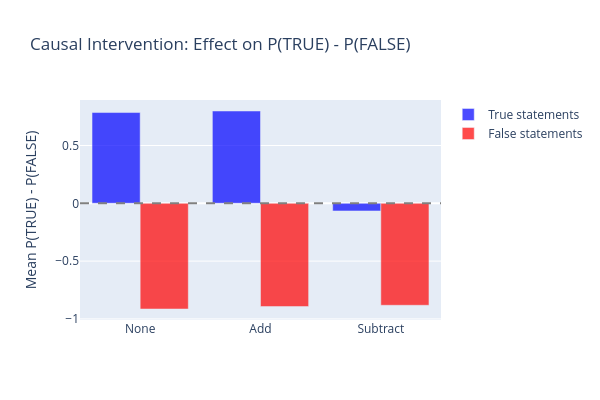

This figure's notebook cell:
### Markdown cell above
### Exercise - implement the batch-aware intervention hook

> ```yaml
> Difficulty: 🔴🔴🔴⚪⚪
> Importance: 🔵🔵🔵🔵🔵
> 
> You should spend up to 15-20 minutes on this exercise.
> This is the most important exercise in this section - it establishes causality.
> ```

We've provided the scaffolding for `intervention_experiment` below. Your task is to implement `make_batch_hook` - the function that returns a hook which adds the scaled direction vector to hidden states at the right token positions for each batch element.

The hook needs to work with variable-length sequences, since after padding different sequences in a batch end at different positions. Use `attention_mask.sum(dim=1)` to find the real sequence length `end` for each batch element, and `len_suffix` (the number of tokens in " This statement is:") to find the two target positions: `end - len_suffix - 1` (the final period of the statement) and `end - len_suffix` (the first token of " This statement is:", i.e. the word "This").

Look at the simpler `make_intervention_hook` above for reference on handling tuple vs. plain tensor outputs.

Read through the full function before you start. The scaffolding:
* Constructs queries by prepending the few-shot prompt and appending " This statement is:" to each statement
* Registers hooks on each intervention layer (and removes them in a `finally` block so errors don't leave hooks stuck)
* Extracts P(TRUE) - P(FALSE) from the last-token logits after the forward pass

### Code cell
def intervention_experiment(
    statements: list[str],
    model: AutoModelForCausalLM,
    tokenizer: AutoTokenizer,
    direction: Float[Tensor, " d_model"],
    few_shot_prompt: str,
    true_id: int,
    false_id: int,
    intervene_layers: list[int],
    intervention: str = "none",
    batch_size: int = 32,
) -> Float[Tensor, " n"]:
    """
    Run the intervention experiment.

    Args:
        statements: Statements to evaluate.
        model: Language model.
        tokenizer: Tokenizer.
        direction: The (already scaled) truth direction vector.
        few_shot_prompt: Few-shot prefix.
        true_id: Token ID for " TRUE".
        false_id: Token ID for " FALSE".
        intervene_layers: List of layer indices to intervene at.
        intervention: "none", "add", or "subtract".
        batch_size: Batch size.

    Returns:
        P(TRUE) - P(FALSE) for each statement.
    """
    assert intervention in ["none", "add", "subtract"]

    # Determine how many tokens " This statement is:" adds
    suffix_tokens = tokenizer.encode(" This statement is:")
    len_suffix = len(suffix_tokens)

    p_diffs = []
    for i in range(0, len(statements), batch_size):
        batch = statements[i : i + batch_size]
        queries = [few_shot_prompt + stmt + " This statement is:" for stmt in batch]

        inputs = tokenizer(queries, return_tensors="pt", padding=True, truncation=True, max_length=512).to(model.device)

        # Register hooks for intervention
        hooks = []
        if intervention != "none":
            dir_device = direction.to(model.device)
            scale = 1.0 if intervention == "add" else -1.0

            # Each sequence in the batch can have a different length, so we iterate over batch
            # elements inside the hook, using attention_mask to find real sequence lengths.
            def make_batch_hook(dir_vec, attn_mask, scl):
                def hook_fn(module, input, output):
                    # 1. Extract hidden_states from output (handle tuple or plain tensor)
                    if isinstance(output, tuple):
                        hidden_states = output[0]
                    else:
                        hidden_states = output

                    # 2. For each batch element b, find end = attn_mask[b].sum()
                    last_idx: Float[Tensor, " n"] = attn_mask.sum(dim=1) - 1
                    batch_idx: Float[Tensor, " n"] = t.arange(hidden_states.shape[0], device=device)
                    
                    # 3. Patch at positions end - len_suffix and end - len_suffix - 1
                    for offset in [len_suffix, len_suffix + 1]:
                        pos = last_idx - offset
                        hidden_states[batch_idx, pos, :] += scl * dir_vec

                    # 4. Return the modified output (keeping the tuple structure if applicable)
                    if isinstance(output, tuple):
                        return (hidden_states,) + output[1:]
                    else:
                        return hidden_states
                # def hook_fn(module, input, output):
                #     hidden_states = output[0] if isinstance(output, tuple) else output

                #     seq_lens = attn_mask.sum(dim=1)  # [batch]
                #     for b in range(hidden_states.shape[0]):
                #         end = seq_lens[b].item()
                #         for offset in [-len_suffix, -len_suffix - 1]:
                #             pos = int(end + offset)
                #             if 0 <= pos < hidden_states.shape[1]:
                #                 hidden_states[b, pos, :] += scl * dir_vec

                #     return (hidden_states,) + output[1:] if isinstance(output, tuple) else hidden_states
                return hook_fn

            for layer_idx in intervene_layers:
                hook = model.model.layers[layer_idx].register_forward_hook(
                    make_batch_hook(dir_device, inputs["attention_mask"], scale)
                )
                hooks.append(hook)

        with t.no_grad():
            # Common pattern for hooks, so failed hooks don't get stuck
            try:
                outputs = model(**inputs)
            finally:
                for hook in hooks:
                    hook.remove()

            # Get logits at the last non-padding position, then get probability differences
            last_idx = inputs["attention_mask"].sum(dim=1) - 1
            batch_indices = t.arange(len(batch), device=outputs.logits.device)
            last_logits = outputs.logits[batch_indices, last_idx]
            probs = last_logits.softmax(dim=-1)
            p_diff = probs[:, true_id] - probs[:, false_id]
            p_diffs.append(p_diff.cpu().float())

    return t.cat(p_diffs)


# Train the intervention probe on cities + neg_cities combined. The paper found that
# "training on statements and their opposites improves generalization" - using both
# a statement and its negation gives the probe a cleaner truth direction.
# Load neg_cities for this paired training
neg_cities_df = pd.read_csv(GOT_DATASETS / "neg_cities.csv")
neg_cities_stmts = neg_cities_df["statement"].tolist()
neg_cities_labels = t.tensor(neg_cities_df["label"].values, dtype=t.float32)

neg_cities_acts_dict = extract_activations(neg_cities_stmts, model, tokenizer, [PROBE_LAYER])
neg_cities_acts = neg_cities_acts_dict[PROBE_LAYER]

# Train probe on cities + neg_cities combined
combined_acts = t.cat([activations["cities"], neg_cities_acts])
combined_labels = t.cat([labels_dict["cities"], neg_cities_labels])
combined_probe = MMProbe.from_data(combined_acts, combined_labels)

# Scale the direction
direction = combined_probe.direction
direction_hat = direction / direction.norm()
direction_hat = direction_hat.to('mps')
true_acts = combined_acts[combined_labels == 1]
false_acts = combined_acts[combined_labels == 0]
true_mean = true_acts.mean(0)
false_mean = false_acts.mean(0)
projection_diff = ((true_mean - false_mean) @ direction_hat).item()
scaled_direction = projection_diff * direction_hat

# Intervene at all layers from INTERVENE_LAYER through PROBE_LAYER. This matches
# the paper's "group (b)" hidden states that were found to be causally implicated.
intervene_layer_list = list(range(INTERVENE_LAYER, PROBE_LAYER + 1))

# Run for all 3 conditions × 2 subsets
results_intervention = {}
for intervention_type in ["none", "add", "subtract"]:
    for subset in ["true", "false"]:
        mask = sp_eval_labels == (1 if subset == "true" else 0)
        subset_stmts = [s for s, m in zip(sp_eval_stmts, mask.tolist()) if m]
        p_diffs = intervention_experiment(
            subset_stmts,
            model,
            tokenizer,
            scaled_direction,
            FEW_SHOT_PROMPT,
            TRUE_ID,
            FALSE_ID,
            intervene_layer_list,
            intervention=intervention_type,
        )
        results_intervention[(intervention_type, subset)] = p_diffs.mean().item()

# Print results
intervention_df = pd.DataFrame(
    {
        "Intervention": ["none", "add", "subtract"],
        "True Stmts (mean P_diff)": [
            f"{results_intervention[('none', 'true')]:.4f}",
            f"{results_intervention[('add', 'true')]:.4f}",
            f"{results_intervention[('subtract', 'true')]:.4f}",
        ],
        "False Stmts (mean P_diff)": [
            f"{results_intervention[('none', 'false')]:.4f}",
            f"{results_intervention[('add', 'false')]:.4f}",
            f"{results_intervention[('subtract', 'false')]:.4f}",
        ],
    }
)
print("\nIntervention results (mean P(TRUE) - P(FALSE)):")
display(intervention_df)

# Grouped bar chart
fig = go.Figure()
for subset, color in [("true", "blue"), ("false", "red")]:
    vals = [results_intervention[(interv, subset)] for interv in ["none", "add", "subtract"]]
    fig.add_trace(
        go.Bar(
            name=f"{subset.capitalize()} statements",
            x=["None", "Add", "Subtract"],
            y=vals,
            marker_color=color,
            opacity=0.7,
        )
    )
fig.update_layout(
    title="Causal Intervention: Effect on P(TRUE) - P(FALSE)",
    yaxis_title="Mean P(TRUE) - P(FALSE)",
    barmode="group",
    height=400,
    width=600,
)
fig.add_hline(y=0, line_dash="dash", line_color="gray")
fig.show()

### Figure 1 — Plotly figure (JSON) as saved in the notebook; plotly's stock layout.template omitted (floating-point values rounded to 4 significant figures)
{"data": [{"marker": {"color": "blue"}, "name": "True statements", "opacity": 0.7, "type": "bar", "x": ["None", "Add", "Subtract"], "y": [0.7852, 0.7985, -0.06609]}, {"marker": {"color": "red"}, "name": "False statements", "opacity": 0.7, "type": "bar", "x": ["None", "Add", "Subtract"], "y": [-0.9143, -0.893, -0.8821]}], "layout": {"barmode": "group", "height": 400, "shapes": [{"line": {"color": "gray", "dash": "dash"}, "type": "line", "x0": 0, "x1": 1, "xref": "x domain", "y0": 0, "y1": 0, "yref": "y"}], "title": {"text": "Causal Intervention: Effect on P(TRUE) - P(FALSE)"}, "width": 600, "yaxis": {"title": {"text": "Mean P(TRUE) - P(FALSE)"}}}}
